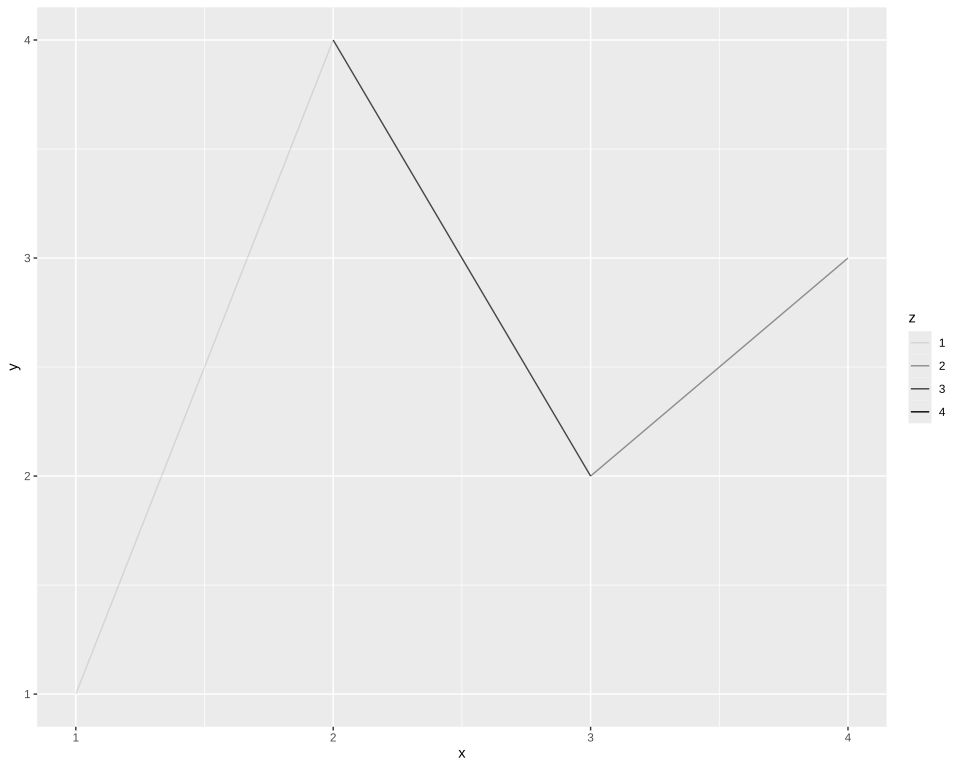

This figure's R source:
# The plot test/golden/line_alpha.svg draws, drawn by ggplot2 itself, as ggplot2's own visual tests
# draw their snapshots: the independent check on that golden whenever it changes. The suite never
# runs this; it needs R, ggplot2 and vdiffr, saved as the Docker image giggly-r:ggplot2-4.0.3. From
# the repository's root:
#
#   docker run --rm -v "$PWD/test/golden":/golden:ro giggly-r:ggplot2-4.0.3 \
#     Rscript /golden/line_alpha.R > line_alpha.ggplot2.svg
#
# and compare the two drawings element by element, as test/golden/line_missing.R does.
#
# A line whose alpha changes along it: four rows put in order of x, each with its own alpha, so
# ggplot2 draws the line as a segment from each row to the next, each as opaque as the row it
# starts from, and the legend that reads alpha back, titled z, a key for each of 1 to 4, each key
# a segment across its middle, as draw_key_path() draws it. First checked with ggplot2 4.0.3 and
# vdiffr 1.0.9: every element and clip path matches but svglite's around the whole drawing, and
# the one departure is test/golden/point.R's, the x axis drawn before the y.

library(ggplot2)

df <- data.frame(x = c(1, 3, 2, 4), y = c(1, 2, 4, 3), z = c(1, 2, 3, 4))
plot <- ggplot(df, aes(x, y, alpha = z)) + geom_line() + theme_gray()

file <- tempfile(fileext = ".svg")
vdiffr::write_svg(plot, file)
cat(readLines(file), sep = "\n")
